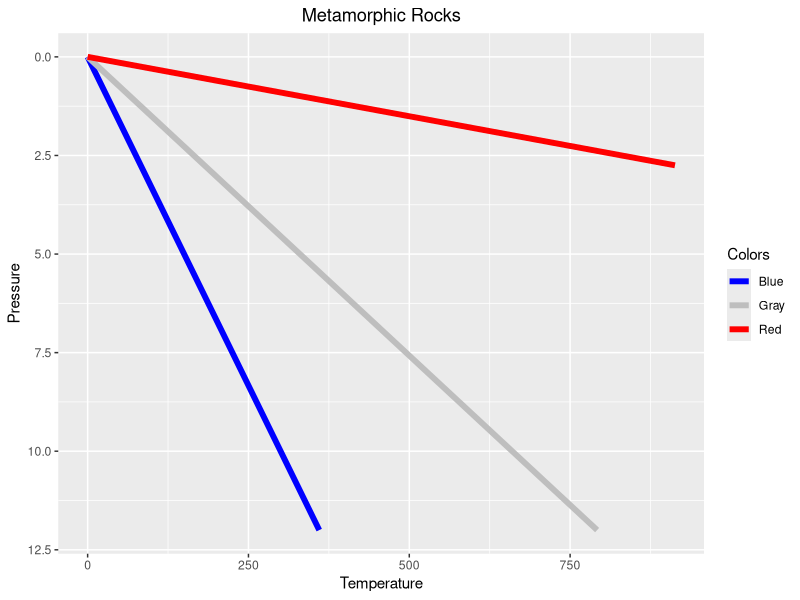

This chart was generated by the following R code:
library(ggplot2)

setwd("C:/Users/clali/OneDrive/Desktop/EOS_CLASS/Lab 3")
metamorphic.cs<-read.csv('Metamorphic_data.csv')

ggplot(data= metamorphic.cs, 
       mapping = aes(x = Temperature, y = Pressure, color=as.factor(Color)))+
  theme(plot.title = element_text(hjust=0.5)) +
  geom_line(size= 2)+
  scale_color_manual(values = c("blue", "grey", "red"))+
  xlab("Temperature")+ 
  ylab("Pressure")+ 
  ggtitle("Metamorphic Rocks")+ 
  labs(color="Colors")+
  scale_y_reverse() 
